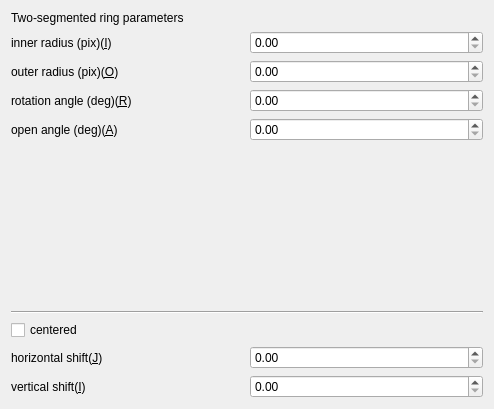
<?xml version="1.0" encoding="UTF-8"?>
<ui version="4.0">
 <class>Form</class>
 <widget class="QWidget" name="Form">
  <property name="geometry">
   <rect>
    <x>0</x>
    <y>0</y>
    <width>494</width>
    <height>409</height>
   </rect>
  </property>
  <property name="windowTitle">
   <string>Form</string>
  </property>
  <layout class="QVBoxLayout" name="verticalLayout">
   <item>
    <layout class="QVBoxLayout" name="verticalLayout_12">
     <item>
      <widget class="QLabel" name="label_segment2_parameter">
       <property name="text">
        <string>Two-segmented ring parameters</string>
       </property>
      </widget>
     </item>
     <item>
      <layout class="QHBoxLayout" name="horizontalLayout_19">
       <item>
        <widget class="QLabel" name="label_segment2_inner">
         <property name="text">
          <string>inner radius (pix)(&amp;I)</string>
         </property>
         <property name="buddy">
          <cstring>doubleSpinBox_segment2_inner</cstring>
         </property>
        </widget>
       </item>
       <item>
        <widget class="QDoubleSpinBox" name="doubleSpinBox_segment2_inner"/>
       </item>
      </layout>
     </item>
     <item>
      <layout class="QHBoxLayout" name="horizontalLayout_20">
       <item>
        <widget class="QLabel" name="label_segment2_outer">
         <property name="text">
          <string>outer radius (pix)(&amp;O)</string>
         </property>
         <property name="buddy">
          <cstring>doubleSpinBox_segment2_outer</cstring>
         </property>
        </widget>
       </item>
       <item>
        <widget class="QDoubleSpinBox" name="doubleSpinBox_segment2_outer"/>
       </item>
      </layout>
     </item>
     <item>
      <layout class="QHBoxLayout" name="horizontalLayout_21">
       <item>
        <widget class="QLabel" name="label_segment2_rotate_angle">
         <property name="text">
          <string>rotation angle (deg)(&amp;R)</string>
         </property>
         <property name="buddy">
          <cstring>doubleSpinBox_segment2_rotate_angle</cstring>
         </property>
        </widget>
       </item>
       <item>
        <widget class="QDoubleSpinBox" name="doubleSpinBox_segment2_rotate_angle"/>
       </item>
      </layout>
     </item>
     <item>
      <layout class="QHBoxLayout" name="horizontalLayout_22">
       <item>
        <widget class="QLabel" name="label_segment2_open_angle">
         <property name="text">
          <string>open angle (deg)(&amp;A)</string>
         </property>
         <property name="buddy">
          <cstring>doubleSpinBox_segment2_open_angle</cstring>
         </property>
        </widget>
       </item>
       <item>
        <widget class="QDoubleSpinBox" name="doubleSpinBox_segment2_open_angle"/>
       </item>
      </layout>
     </item>
     <item>
      <spacer name="verticalSpacer_4">
       <property name="orientation">
        <enum>Qt::Vertical</enum>
       </property>
       <property name="sizeHint" stdset="0">
        <size>
         <width>20</width>
         <height>40</height>
        </size>
       </property>
      </spacer>
     </item>
     <item>
      <widget class="Line" name="line_4">
       <property name="orientation">
        <enum>Qt::Horizontal</enum>
       </property>
      </widget>
     </item>
     <item>
      <widget class="QCheckBox" name="checkBox_segment2_is_center">
       <property name="text">
        <string>centered</string>
       </property>
      </widget>
     </item>
     <item>
      <layout class="QHBoxLayout" name="horizontalLayout_23">
       <item>
        <widget class="QLabel" name="label_segment2_center_j">
         <property name="text">
          <string>horizontal shift(&amp;J)</string>
         </property>
         <property name="buddy">
          <cstring>doubleSpinBox_segment2_center_j</cstring>
         </property>
        </widget>
       </item>
       <item>
        <widget class="QDoubleSpinBox" name="doubleSpinBox_segment2_center_j"/>
       </item>
      </layout>
     </item>
     <item>
      <layout class="QHBoxLayout" name="horizontalLayout_24">
       <item>
        <widget class="QLabel" name="label_segment2_center_i">
         <property name="text">
          <string>vertical shift(&amp;I)</string>
         </property>
         <property name="buddy">
          <cstring>doubleSpinBox_segment2_center_i</cstring>
         </property>
        </widget>
       </item>
       <item>
        <widget class="QDoubleSpinBox" name="doubleSpinBox_segment2_center_i"/>
       </item>
      </layout>
     </item>
    </layout>
   </item>
  </layout>
 </widget>
 <resources/>
 <connections/>
</ui>
